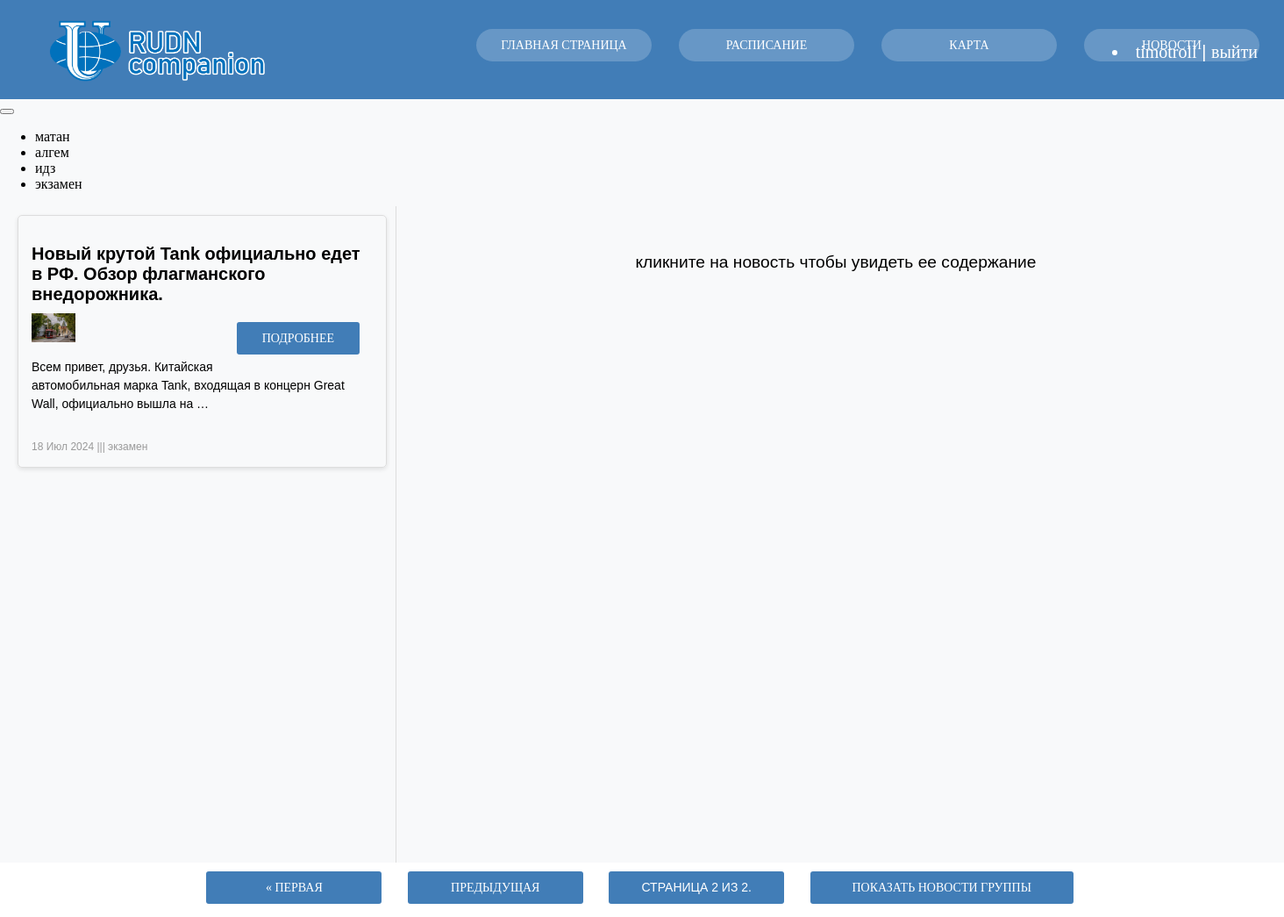
Screenshot of /news/?page=2 (signed in) with the database file from the repository.
### main/models.py (models this page shows, shortened)
class User(AbstractUser):
    Group = models.ForeignKey('groups', on_delete=models.SET_NULL, null=True, blank=True)
    is_starosta = models.BooleanField('староста', default=False)
    status = models.TextField('cтатус', max_length=100, default=None, blank=True, null=True)

class News(models.Model):
    title = models.CharField(max_length=200, verbose_name="Заголовок")
    content = models.TextField(verbose_name="Контент")
    pub_date = models.DateTimeField('Дата публикации', default=timezone.now)
    cat = models.ForeignKey('categories', on_delete=models.SET_NULL, null=True)
    hashtags = models.TextField('хештеги', max_length=255, blank=True)
    tags = TaggableManager()

class newsimages(models.Model):
    image = models.FileField(upload_to ='main/static/images/news/')
    news = models.ForeignKey('News', on_delete=models.CASCADE, null=True, blank=True, related_name='image')

### main/views.py (the view)
# urls.py: path('news/', views.news, name='news'),
def news(request):
    AllImagaes = models.newsimages.objects.all()
    for img in AllImagaes:
        string = str(img.image)
        if string[0] == 'm':
            img.image = string[12:]
            img.save()
    AllTags = Tag.objects.all()
    news_list = News.objects.order_by('-pub_date')
    paginator = Paginator(news_list, 4)  # Показываем 4 новости на странице
    page_number = request.GET.get('page')
    page_obj = paginator.get_page(page_number)
    return render(request, 'main/news.html', {'page_obj': page_obj, 'AllTags': AllTags, 'AllImages': AllImagaes})

### main/templates/main/news.html (shortened to what this page needs)
{% extends 'main/base.html' %}
{% block content %}
{% load static %}
<div class='tags-container'>
    <div class='tags-manipulator'>
        <button id='show-tags '></button>
    </div>
    <div class='tags-list'>
        <ul>
            {% for tag in AllTags %}
                <li><a href="/news/tag/{{ tag.slug }}" style='color: black;'>{{ tag.name }}</a></li>
            {% endfor %}
        </ul>
    </div>
</div>
<div class="news-container">
    <div class='news-list'>
    {% for news in page_obj %}
        <div class="news-block" style = 'width: auto;'>
            <h2 class='NewsTitle'>{{ news.title }}</h2>
            <button class='log_button' style='width: 140px; float: right;'>подробнее</button>
            {% for img in AllImages %}
                {% if img.news.id == news.id %}
                    <img src={% static img.image %} style='width: 50px'>
                {% endif %}
            {% endfor %}
            <p>{{ news.content|truncatewords:15 }}</p>
            <small style='display: inline;'>{{ news.pub_date|date:"d M Y" }}    |||    </small><small style='display: inline; width: auto;'>{{ news.tags.all|join:", " }}</small>
        </div>
    {% endfor %}
    </div>
    <div class='news-view'>
        <p id='InnerText'>кликните на новость чтобы увидеть ее содержание</p>
    </div>
</div>
<div id="footer" class="pagination" style='background-color: white; height: auto; margin-bottom: 0px'>
    <span class="step-links">
        {% if page_obj.has_previous %}
            <a id="page-switcher" href="?page=1">&laquo; Первая</a>
            <a id="page-switcher" href="?page={{ page_obj.previous_page_number }}">Предыдущая</a>
        {% endif %}
        <span id="page-counter" class="current">
            Страница {{ page_obj.number }} из {{ page_obj.paginator.num_pages }}.
        </span>
    </span>
    <a href={% url 'GroupNews' %}><button class='log_button'>Показать новости группы</button></a>
</div>
{% endblock %}

### main/templates/main/base.html (shortened to what this page needs)
<!DOCTYPE html>
<html lang="en">
<head>
    {% load static %}
    <link rel="stylesheet" href="{% static 'css/stylemain.css' %}">
</head>
<body>
    <header>
        <a href = {% url 'index' %}><img id="img1" src={% static 'images/rudn_logo_no_back_white.png' %} style='float: left; margin-left: 30px; width: 300px'></a>
        <nav class="parent_navigation" style='margin-left: 530px;'>
            <ul class="navigation">
                <li><a class='log_ref' style='color: white; margin-bottom: 20px; width: 200px; border-radius:20px; background-color: rgba(255,255,255,0.2)'href="{% url 'index' %}">Главная страница</a></li>
                <li><a class='log_ref' style='color: white; margin-bottom: 20px; width: 200px; border-radius:20px; background-color: rgba(255,255,255,0.2)' href="{% url 'schedule' %}">Расписание</a></li>
                <li><a class='log_ref' style='color: white; margin-bottom: 20px; width: 200px; border-radius:20px; background-color: rgba(255,255,255,0.2)'href="{% url 'map' %}">Карта</a></li>
                <li><a class='log_ref' style='color: white; margin-bottom: 20px; width: 200px; border-radius:20px; background-color: rgba(255,255,255,0.2)' href="{% url 'news' %}">Новости</a></li>
            </ul>
        </nav>
        <div class='reg_navigation' style='float: right; margin-top: -45px; margin-right: 30px; font-size: 20px'>
            {% if user.is_authenticated %}
            <li><a href= {% url 'users:profile' %}>{{ user.username }}</a> | <a href= {% url 'users:logout' %}>выйти</a></li>
            {%else%}
            <a href="{% url 'users:register' %}">Регистрация</a> | <a href="{% url 'users:login' %}">Вход</a>
            {%endif%}
        </div>
    </header>
    <main>
        {% block content %}
        {% endblock %}
    </main>
</body>
</html>

### main/static/css/stylemain.css (style rules this page uses)
.news-container { margin: 10px; display: flex; height: 100vh; }
.news-list { width: 30%; border-right:1px solid #ddd; padding: 10px; overflow-y: auto; column-count: 1; }
.news-view { width:70%; padding:10px; overflow-y: auto; }
#InnerText { font-size: 1.2rem; text-align: center; display: block; margin: 40px 60px; }
.news-block { margin-right: auto; margin-left: auto; width: 400px; margin-bottom: 20px; padding: 15px; border: 1px solid #ddd; border-radius: 5px; box-shadow: 0 2px 5px rgba(0, 0, 0, 0.1); }
.news-block h2 { font-size: 20px; margin-bottom: 10px; }
.news-block p { font-size: 14px; }
.news-block small { display: block; margin-top: 10px; font-size: 12px; color: #999; }
.pagination { text-align: center; margin-top: 20px; }
.pagination .step-links a { margin: 0 5px; padding: 5px 10px; border: 1px solid #ddd; border-radius: 5px; text-decoration: none; color: #333; }
.pagination .step-links .current { margin: 0 5px; padding: 5px 10px; border: 1px solid #ddd; border-radius: 5px; background-color: #eee; color: #333; }
body { font-family: Arial, sans-serif; margin: 0; padding: 0; background-color: #f8f9fa; }
header { background-color: #417db7; color: #ffffff; padding: 20px 0; text-align: center; }
p { font-size: 18px; line-height: 1.5; }
.parent_navigation { width: 700px; align-items: center; display: flex; margin-left: auto; margin-right: auto; }
ul.navigation { display: contents; margin-right: auto; margin-right: auto; padding: 4px; }
.navigation li { font-size: 20px; font-family: verdana; display: inline; margin-left: auto; margin-right: auto; padding: 3px; }
#img1 { float: left; width: 300px; }
A { font-family: verdana; text-decoration: none; color: white; }
#footer { margin-bottom: 60px; position:fixed; left:0px; bottom:0px; height:30px; width:100%; }
#page-switcher { width: 200px; display: inline-block; box-sizing: border-box; padding: 0 24px; margin: 10px 15px 15px 10px; outline: none; border: none; border-radius: 3px; height: 37px; line-height: 37px; font-size: 14px; text-transform: uppercase; font-weight: normal; text-decoration: none; color: #fff; background-color: #417db7; cursor: pointer; user-select: none; appearance: none; touch-action: manipulation; transition: box-shadow .18s ease-out,background .18s ease-out,color .18s ease-out; }
#page-counter { width: 200px; display: inline-block; box-sizing: border-box; padding: 0 24px; margin: 10px 15px 15px 10px; outline: none; border: none; border-radius: 3px; height: 37px; line-height: 37px; font-size: 14px; text-transform: uppercase; font-weight: normal; text-decoration: none; color: #fff; background-color: #417db7; cursor: pointer; user-select: none; appearance: none; touch-action: manipulation; transition: box-shadow .18s ease-out,background .18s ease-out,color .18s ease-out; }
.log_button { font-family: verdana; width: 300px; display: inline-block; box-sizing: border-box; padding: 0 24px; margin: 10px 15px 15px 10px; outline: none; border: none; border-radius: 3px; height: 37px; line-height: 37px; font-size: 14px; text-transform: uppercase; font-weight: normal; text-decoration: none; color: #fff; background-color: #417db7; cursor: pointer; user-select: none; appearance: none; touch-action: manipulation; transition: box-shadow .18s ease-out,background .18s ease-out,color .18s ease-out; }
.log_ref { text-align: center; font-family: verdana; width: 300px; display: inline-block; box-sizing: border-box; padding: 0 24px; margin: 10px 15px 15px 10px; outline: none; border: none; border-radius: 3px; height: 37px; line-height: 37px; font-size: 14px; text-transform: uppercase; font-weight: normal; text-decoration: none; color: #282a2e; background-color: #e6eaf0; cursor: pointer; user-select: none; appearance: none; touch-action: manipulation; transition: box-shadow .18s ease-out,background .18s ease-out,color .18s ease-out; }

### rows the page displays
User: username "timotroll"
Tag: name "матан"
Tag: name "алгем"
Tag: name "идз"
Tag: name "экзамен"
News: title "Новый крутой Tank официально едет в РФ. Обзор флагманского внедорожника.", content "Всем привет, друзья. Китайская автомобильная марка Tank, входящая в концерн Great Wall, официально вышла на …", pub_date "18 Июл 2024", tags.all "экзамен"
newsimages: image (picture)

### other values shown
{{ page_obj.number }} "2"
{{ page_obj.paginator.num_pages }} "2"
